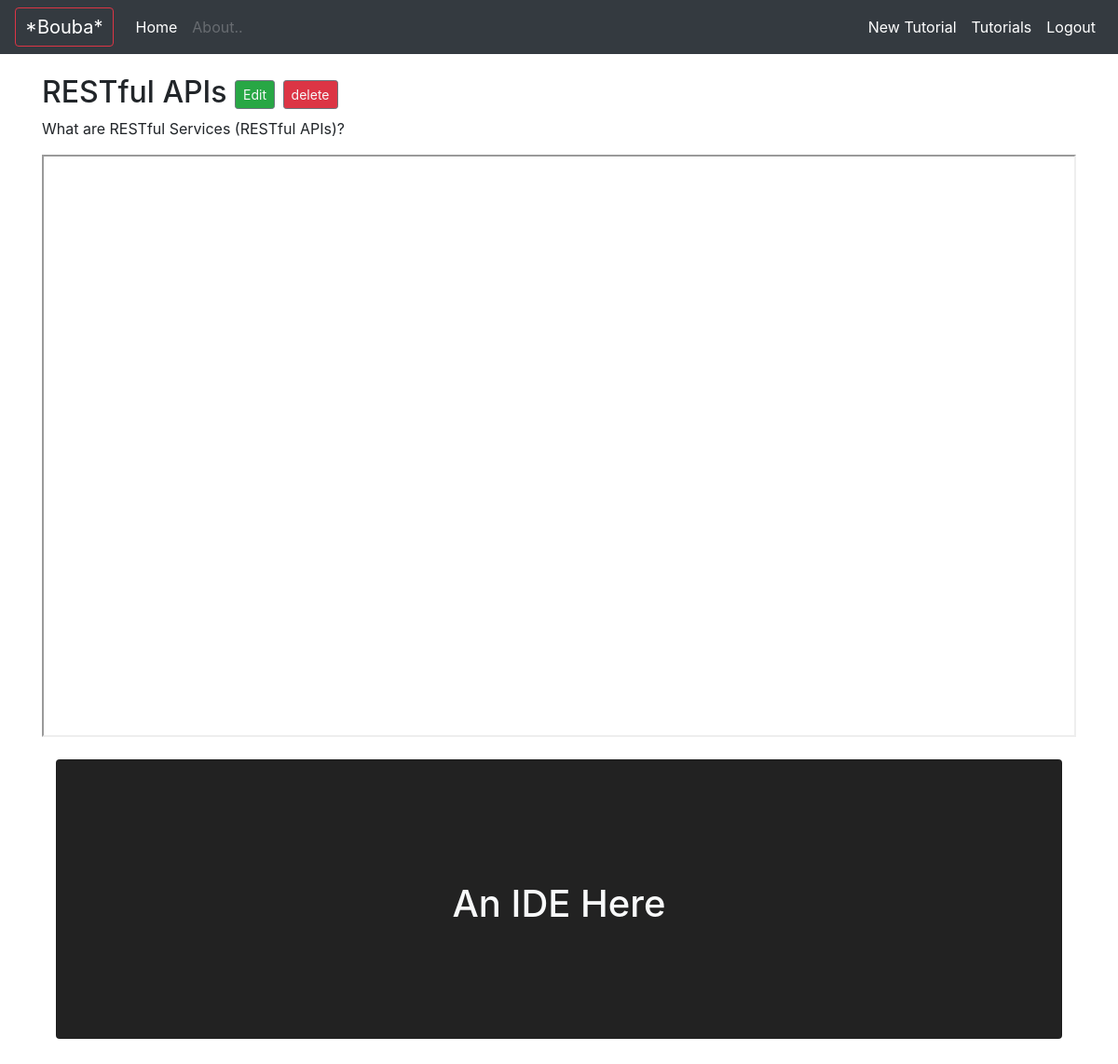
/products/25/detail/ (signed in), run on the app's committed database.
### products/models.py (models this page shows, shortened)
class Product(models.Model):
	username = models.CharField(max_length=100)
	title = models.CharField(max_length=255)
	description = models.CharField(max_length=255)
	tuto_url = models.URLField()
	created_date = models.DateTimeField(auto_now=True)

### products/views.py (the view)
# urls.py: path('<int:pk>/detail/', views.ProductDetail.as_view(), name='product_detail'),
class ProductDetail(LoginRequiredMixin, DetailView):
	model = Product

### products/templates/products/product_detail.html
{% extends "base.html" %}
{% block content %}
	<h2>{{ product.title }}
	{% if product.username == user.username %}
		<button onclick="location.href='{% url 'product_update' product.id %}'" type="button" class="btn btn-sm btn-outline-secondary btn-success text-light">Edit</button>
		<button onclick="location.href='{% url 'product_delete' product.id %}'" type="button" class="btn btn-sm btn-outline-secondary btn-danger text-light">delete</button>
	{% endif %}</h2>
	<p>{{ product.description }}</p>
	<div class="video-container">
		<iframe src="{{ product.tuto_url }}"></iframe>
	</div>
	<div class="col-lg-12">
        <div class="card mt-4" style="background-color: #222; height: 300px;text-align:center;">
        	<h1 class="text-light" style="margin: 130px;">An IDE Here</h1>
        </div>
	</div>
	<br>
	<br>
{% endblock content %}

### templates/base.html (style rules this page uses)
.video-container { position: relative; padding-bottom: 56.25%; height: 0; }
.video-container iframe { position: absolute; top: 0; left: 0; width: 100%; height: 100%; }

### data on the page
Product: title "RESTful APIs", description "What are RESTful Services (RESTful APIs)?"
